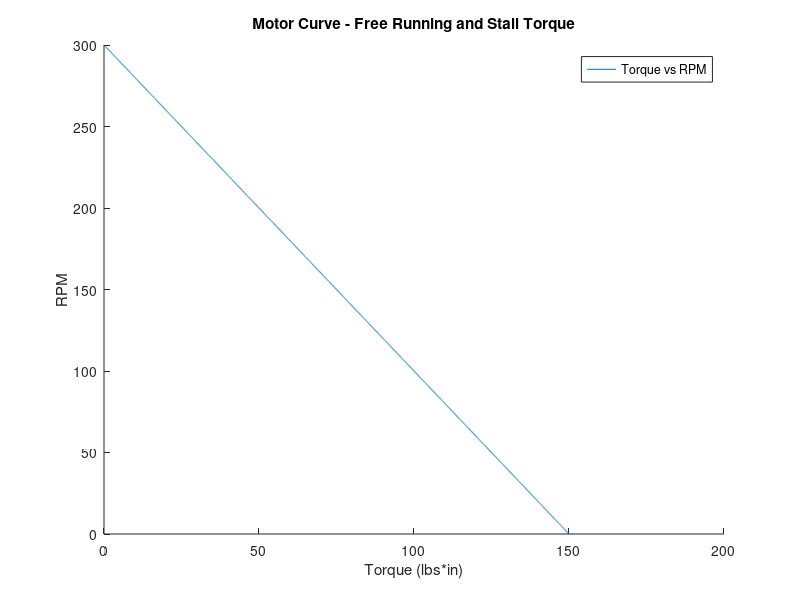

Reproduce this figure in MATLAB.
hold on
title('Motor Curve - Free Running and Stall Torque');
xlabel('Torque (lbs*in)');
ylabel('RPM');
x=0:.01:150;
y=-2*x+300;
plot(x,y);
legend('Torque vs RPM');
hold off

%Function of this line is b=300 m=-2
%y=-2*x+300